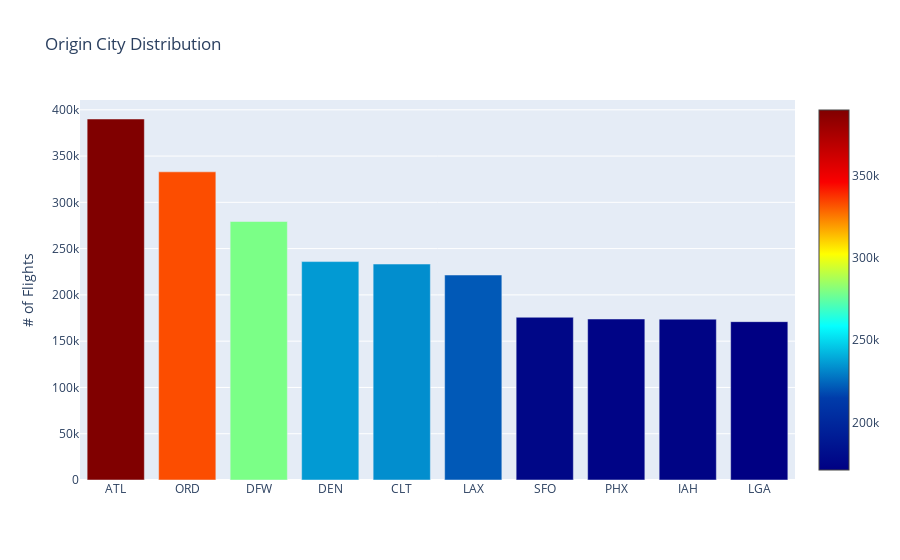

Notebook code cell kept with this figure:
### Code cell
dff = df.ORIGIN.value_counts()[:10]

trace = go.Bar(
    x=dff.index,
    y=dff.values,
    marker=dict(
        color = dff.values,
        colorscale='Jet',
        showscale=True
    )
)

data = [trace]
layout = go.Layout(
    title='Origin City Distribution', 
    yaxis = dict(title = '# of Flights')
)

fig = go.Figure(data=data, layout=layout)
py.iplot(fig)

### Figure 1 — Plotly figure (JSON) as saved in the notebook; plotly's stock layout.template omitted (floating-point values rounded to 4 significant figures)
{"data": [{"marker": {"color": [390046, 332953, 279298, 235989, 233317, 221486, 175849, 173962, 173806, 171093], "colorscale": [[0, "rgb(0,0,131)"], [0.2, "rgb(0,60,170)"], [0.4, "rgb(5,255,255)"], [0.6, "rgb(255,255,0)"], [0.8, "rgb(250,0,0)"], [1, "rgb(128,0,0)"]], "showscale": true}, "type": "bar", "x": ["ATL", "ORD", "DFW", "DEN", "CLT", "LAX", "SFO", "PHX", "IAH", "LGA"], "y": [390046, 332953, 279298, 235989, 233317, 221486, 175849, 173962, 173806, 171093]}], "layout": {"autosize": true, "title": {"text": "Origin City Distribution"}, "xaxis": {"autorange": true, "range": [-0.5, 9.5], "type": "category"}, "yaxis": {"autorange": true, "range": [0, 410600.0], "title": {"text": "# of Flights"}, "type": "linear"}}}
